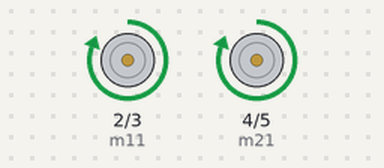
Bench run of a sketch on a simulated Arduino Uno, built with avr-gcc and run on an emulated ATmega328P. On the bench: motor-driver pin pairs drawn as motors (green arrow = first pin HIGH = forward, orange = second pin HIGH = backward, longer = more drive).

Above: at 1.0 s.
At 3.0 s:
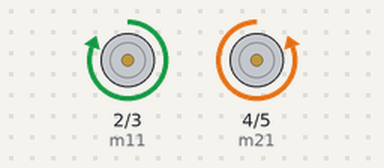
At 5.0 s:
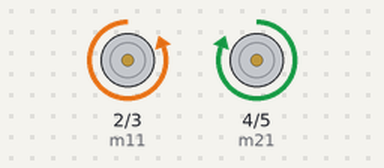
At 7.0 s:
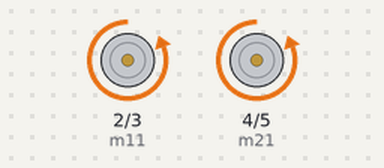
Timing chart, 0 to 10.4 s (numbered marks = the images above):
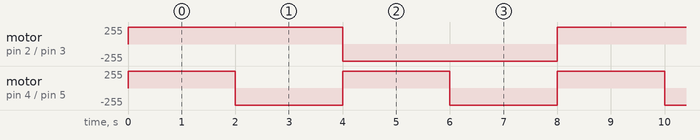

The sketch:

chasis_fwd_rev.ino
```cpp
// chasis forward, right, left, reverse
int m11=2;
int m12=3;
int m21=4;
int m22=5;

void setup() {
  pinMode(m11, OUTPUT);
  pinMode(m12, OUTPUT);
  pinMode(m21, OUTPUT);
  pinMode(m22, OUTPUT);

}

void loop() {
 digitalWrite(m11,1); digitalWrite(m12,0);
   digitalWrite(m21,1); digitalWrite(m22,0); //fwd
   delay(2000);

     digitalWrite(m11,1); digitalWrite(m12,0);
        digitalWrite(m21,0); digitalWrite(m22,1);  //rht
          delay(2000);

         digitalWrite(m11,0); digitalWrite(m12,1);
            digitalWrite(m21,1); digitalWrite(m22,0);   //rev
              delay(2000);

              digitalWrite(m11,0); digitalWrite(m12,1);
               digitalWrite(m21,0); digitalWrite(m22,1);   //lft
                  delay(2000);

}
```

Measured:
- by itself, motor on pin 2 (m11) / pin 3 (m12): alternates forward 255/255 for 4.0 s and backward 255/255 for 4.0 s
- by itself, motor on pin 4 (m21) / pin 5 (m22): alternates forward 255/255 for 2.0 s and backward 255/255 for 2.0 s
